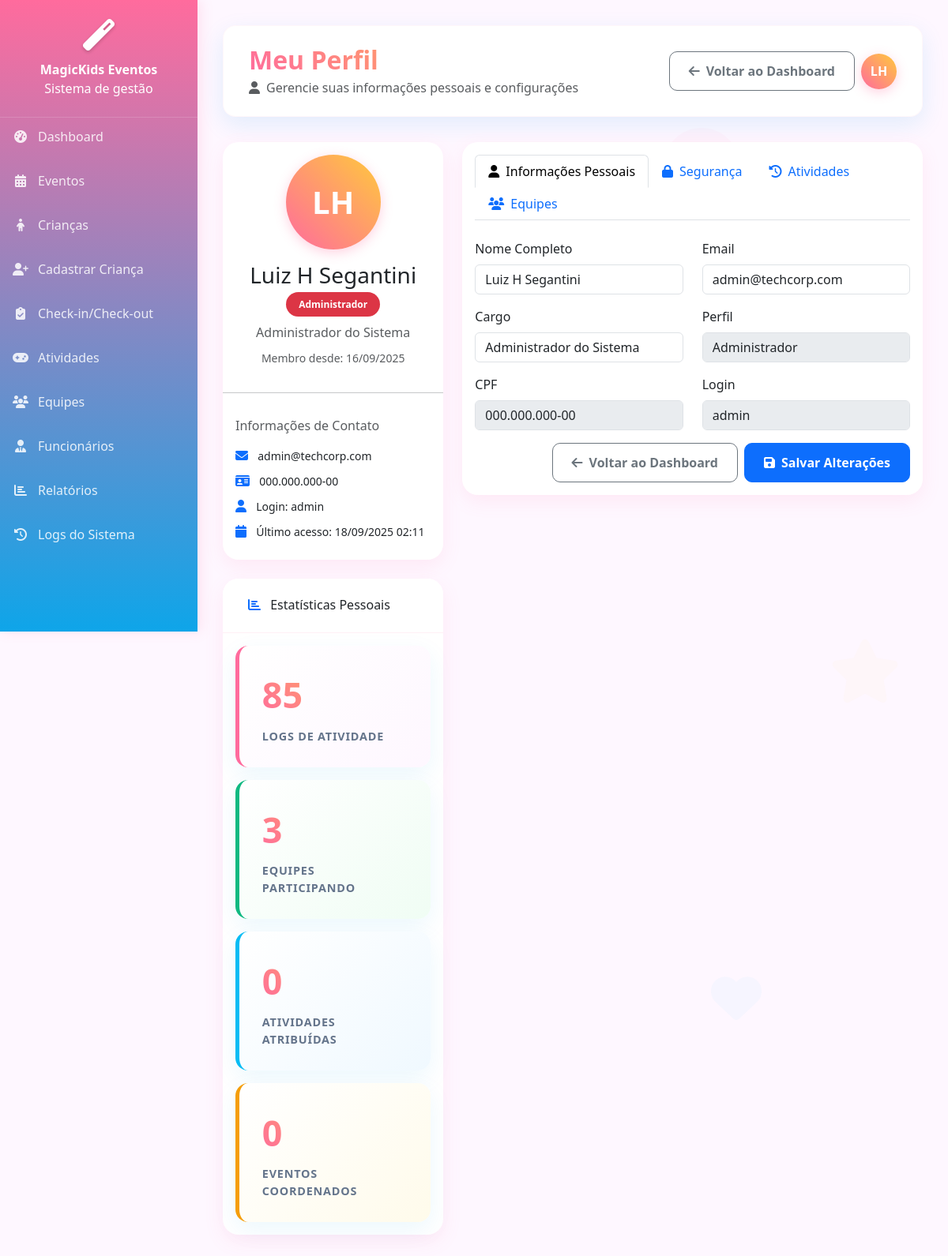
Screenshot of /models/profile.php (signed in) with the database file from the repository.
### tables this page shows
CREATE TABLE IF NOT EXISTS `usuarios` (
  `id` int(11) NOT NULL AUTO_INCREMENT,
  `nome_completo` varchar(255) NOT NULL,
  `cpf` varchar(14) NOT NULL,
  `email` varchar(255) NOT NULL,
  `cargo` varchar(100) DEFAULT NULL,
  `login` varchar(50) NOT NULL,
  `senha` varchar(255) NOT NULL,
  `perfil` enum('administrador','coordenador','animador','monitor','auxiliar') NOT NULL,
  `data_criacao` timestamp NOT NULL DEFAULT current_timestamp(),
  `data_atualizacao` timestamp NOT NULL DEFAULT current_timestamp() ON UPDATE current_timestamp(),
  PRIMARY KEY (`id`),
  UNIQUE KEY `cpf` (`cpf`),
  UNIQUE KEY `email` (`email`),
  UNIQUE KEY `login` (`login`)
);

### models/profile.php (the view, shortened to what the rows shown need)
<?php
require_once '../includes/auth.php';
require_once '../controllers/ProfileController.php';
$profileController = new ProfileController();
$currentUser = getCurrentUser();
$userId = $currentUser['id'];
$userProfile = $profileController->getUserProfile($userId);
function getInitials($name) {
    $names = explode(' ', trim($name));
    $initials = '';
    foreach (array_slice($names, 0, 2) as $n) {
        $initials .= strtoupper(substr($n, 0, 1));
    }
    return $initials;
}
function formatPerfil($perfil) {
    $perfis = [
        'administrador' => 'Administrador',
        'coordenador' => 'Coordenador',
        'animador' => 'Animador',
        'monitor' => 'Monitor',
        'auxiliar' => 'Auxiliar'
    ];
    return $perfis[$perfil] ?? ucfirst($perfil);
}
function getPerfilBadgeClass($perfil) {
    $classes = [
        'administrador' => 'bg-danger',
        'coordenador' => 'bg-primary',
        'animador' => 'bg-success',
        'monitor' => 'bg-info',
        'auxiliar' => 'bg-warning'
    ];
    return $classes[$perfil] ?? 'bg-secondary';
}
?>
<!DOCTYPE html>
<html lang="pt-BR">
<head>
    <link href="https://cdnjs.cloudflare.com/ajax/libs/bootstrap/5.3.2/css/bootstrap.min.css" rel="stylesheet">
    <link href="https://cdnjs.cloudflare.com/ajax/libs/font-awesome/6.4.0/css/all.min.css" rel="stylesheet">
    <link rel="stylesheet" href="../assets/css/dashboard_eventos.css">
    <link rel="stylesheet" href="../assets/css/logout_modal.css">
</head>
<body>
    <main class="main-content">
        <div class="header-bar d-flex justify-content-between align-items-center">
            <div>
                <h2 class="mb-1 welcome-text">Meu Perfil</h2>
            </div>
            <div class="d-flex align-items-center">
                <button type="button" class="btn btn-outline-secondary me-2" onclick="window.location.href='dashboard_eventos.php'">
                    <i class="fas fa-arrow-left me-2"></i>Voltar ao Dashboard
                </button>
                <div class="user-avatar">
                    <?php echo getInitials($currentUser['nome_completo']); ?>
                </div>
            </div>
        </div>
        <div class="row">
            <div class="col-lg-4 mb-4">
                <div class="card">
                    <div class="card-body text-center">
                        <div class="user-avatar mb-3 mx-auto" style="width: 120px; height: 120px; font-size: 2.5rem;">
                            <?php echo getInitials($userProfile['nome_completo']); ?>
                        </div>
                        <h3 class="mb-1"><?php echo htmlspecialchars($userProfile['nome_completo']); ?></h3>
                        <p class="mb-2">
                            <span class="badge <?php echo getPerfilBadgeClass($userProfile['perfil']); ?>">
                                <?php echo formatPerfil($userProfile['perfil']); ?>
                            </span>
                        </p>
                        <p class="mb-2 mt-2 text-muted"><?php echo htmlspecialchars($userProfile['cargo'] ?? 'Cargo não informado'); ?></p>
                        <small class="text-muted">Membro desde: <?php echo date('d/m/Y', strtotime($userProfile['data_criacao'])); ?></small>
                    </div>
                    <div class="card-body">
                        <div class="mb-2">
                            <i class="fas fa-envelope text-primary me-2"></i>
                            <small><?php echo htmlspecialchars($userProfile['email']); ?></small>
                        </div>
                        <div class="mb-2">
                            <i class="fas fa-id-card text-primary me-2"></i>
                            <small><?php echo htmlspecialchars($userProfile['cpf']); ?></small>
                        </div>
                        <div class="mb-2">
                            <i class="fas fa-user text-primary me-2"></i>
                            <small>Login: <?php echo htmlspecialchars($userProfile['login']); ?></small>
                        </div>
                    </div>
                </div>
            </div>
            <div class="col-lg-8">
                <div class="card">
                    <div class="card-body">
                        <div class="tab-content" id="profileTabContent">
                            <div class="tab-pane fade show active" id="profile-info" role="tabpanel">
                                <form method="POST" id="profileForm" class="mt-4">
                                    <div class="row">
                                        <div class="col-md-6 mb-3">
                                            <label for="nome_completo" class="form-label">Nome Completo</label>
                                            <input type="text" class="form-control" id="nome_completo" name="nome_completo"
                                                   value="<?php echo htmlspecialchars($userProfile['nome_completo']); ?>" required>
                                        </div>
                                        <div class="col-md-6 mb-3">
                                            <label for="email" class="form-label">Email</label>
                                            <input type="email" class="form-control" id="email" name="email"
                                                   value="<?php echo htmlspecialchars($userProfile['email']); ?>" required>
                                        </div>
                                    </div>
                                    <div class="row">
                                        <div class="col-md-6 mb-3">
                                            <label for="cargo" class="form-label">Cargo</label>
                                            <input type="text" class="form-control" id="cargo" name="cargo"
                                                   value="<?php echo htmlspecialchars($userProfile['cargo'] ?? ''); ?>" required>
                                        </div>
                                        <div class="col-md-6 mb-3">
                                            <label for="perfil" class="form-label">Perfil</label>
                                            <input type="text" class="form-control" id="perfil"
                                                   value="<?php echo formatPerfil($userProfile['perfil']); ?>" disabled>
                                        </div>
                                    </div>
                                    <div class="row">
                                        <div class="col-md-6 mb-3">
                                            <label for="cpf" class="form-label">CPF</label>
                                            <input type="text" class="form-control" id="cpf"
                                                   value="<?php echo htmlspecialchars($userProfile['cpf']); ?>" disabled>
                                        </div>
                                        <div class="col-md-6 mb-3">
                                            <label for="login" class="form-label">Login</label>
                                            <input type="text" class="form-control" id="login"
                                                   value="<?php echo htmlspecialchars($userProfile['login']); ?>" disabled>
                                        </div>
                                    </div>
                                </form>
                            </div>
                        </div>
                    </div>
                </div>
            </div>
        </div>
    </main>
</body>
</html>

### rows the page displays
usuarios: nome_completo "LH", nome_completo "Luiz H Segantini", perfil "Administrador", cargo "Administrador do Sistema", data_criacao "16/09/2025", email "admin@techcorp.com", cpf "000.000.000-00", login "admin"

### other values shown
date('d/m/Y H:i', strtotime($userStats['ultimo_login'])) "18/09/2025 02:11"
$userStats['total_logs'] "85"
$userStats['total_equipes'] "3"
$userStats['total_atividades'] "0"
$userStats['total_eventos_coordenados'] "0"
